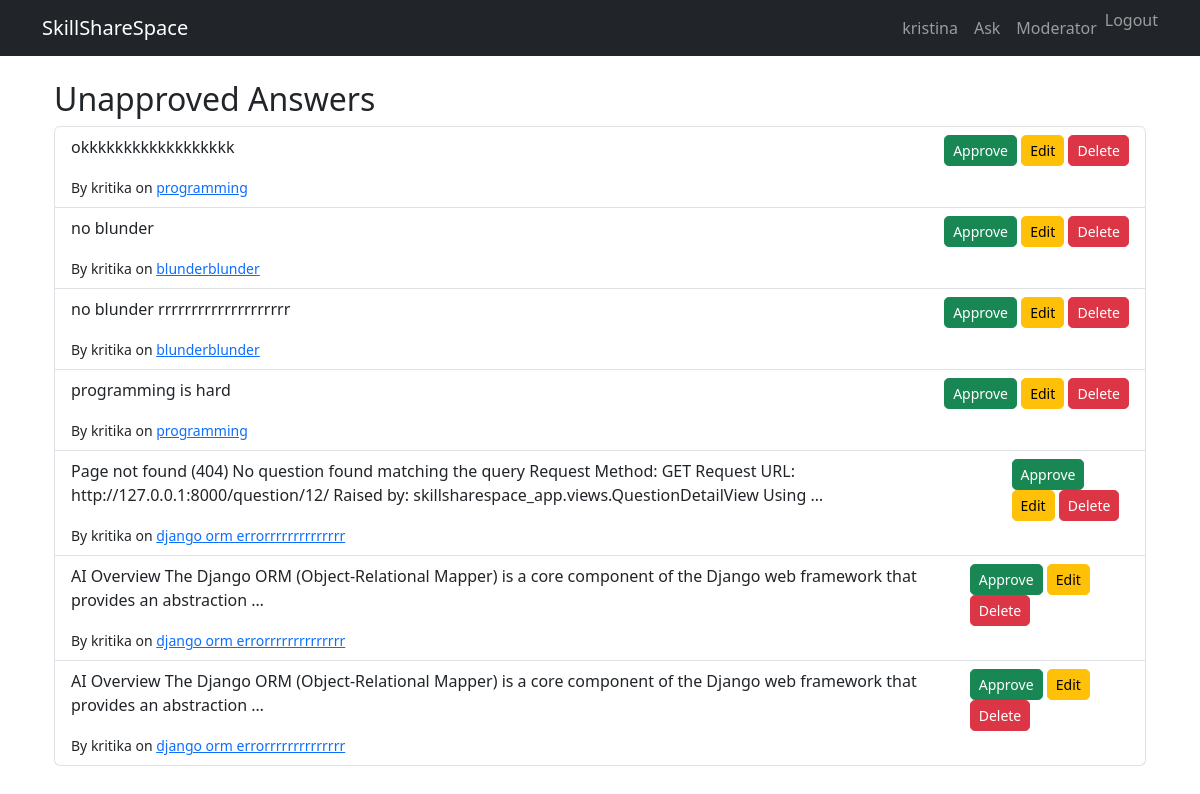
/moderator/unapproved-answers/ (signed in), run on an earlier commit of the app's database.
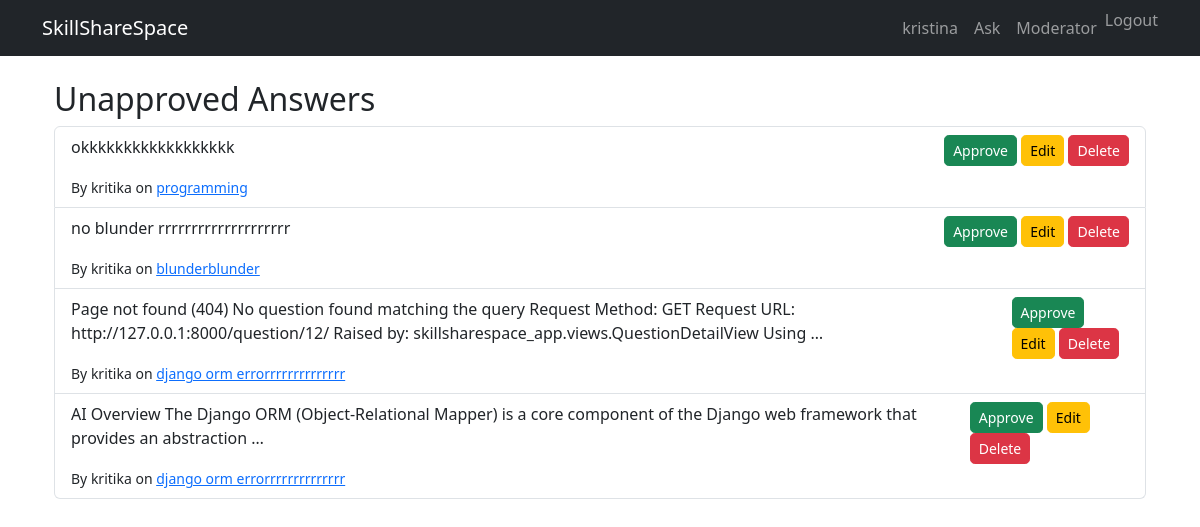
And on a later commit of the database.
### skillsharespace_app/models.py (models this page shows, shortened)
class Answer(models.Model):
    question = models.ForeignKey(Question, related_name='answers', on_delete=models.CASCADE)
    body = models.TextField()
    author = models.ForeignKey(User, on_delete=models.CASCADE)
    created_at = models.DateTimeField(default=timezone.now)
    approved = models.BooleanField(default=False)

class Question(models.Model):
    title = models.CharField(max_length=255)
    body = models.TextField()
    created_at = models.DateTimeField(default=timezone.now)
    updated_at = models.DateTimeField(auto_now=True)
    author = models.ForeignKey(User, on_delete=models.CASCADE)
    approved = models.BooleanField(default=False)
    views = models.PositiveIntegerField(default=0)

### skillsharespace_app/views.py (the view)
# urls.py: path('moderator/unapproved-answers/', views.UnapprovedAnswerListView.as_view(), name='moderator-unapproved-answers'),
class UnapprovedAnswerListView(LoginRequiredMixin, UserPassesTestMixin, ListView):
    model = Answer
    template_name = 'moderator/unapproved_answers.html'
    context_object_name = 'answers'
    def test_func(self):
        return self.request.user.is_staff
    def get_queryset(self):
        return Answer.objects.filter(approved=False).order_by('-created_at')

### templates/moderator/unapproved_answers.html
{% extends "qa/base.html" %}
{% block content %}
<div class="container mt-4">
    <h2>Unapproved Answers</h2>
    <ul class="list-group">
        {% for answer in answers %}
            <li class="list-group-item d-flex justify-content-between align-items-start">
                <div>
                    <p>{{ answer.body|truncatewords:20 }}</p>
                    <small>By {{ answer.author.username }} on <a href="{% url 'question-detail' answer.question.pk %}">{{ answer.question.title }}</a></small>
                </div>
                <div>
                    <a href="{% url 'approve-answer' answer.pk %}" class="btn btn-sm btn-success">Approve</a>
                    <a href="{% url 'answer-update' answer.pk %}" class="btn btn-sm btn-warning">Edit</a>
                    <a href="{% url 'answer-delete' answer.pk %}" class="btn btn-sm btn-danger">Delete</a>
                </div>
            </li>
        {% empty %}
            <li class="list-group-item">No unapproved answers.</li>
        {% endfor %}
    </ul>
</div>
{% endblock %}

What changed in the data, as far as the page shows it:
removed Answer: body "no blunder", author.username "kritika", question "blunderblunder"
no longer on this page (row edited): Answer: body "programming is hard", author.username "kritika", question "programming"
no longer on this page (row edited): Answer: body "AI Overview The Django ORM (Object-Relational Mapper) is a core component of the Django web framework that provides an abstraction …", author.username "kritika", question "django orm errorrrrrrrrrrrrrr"
